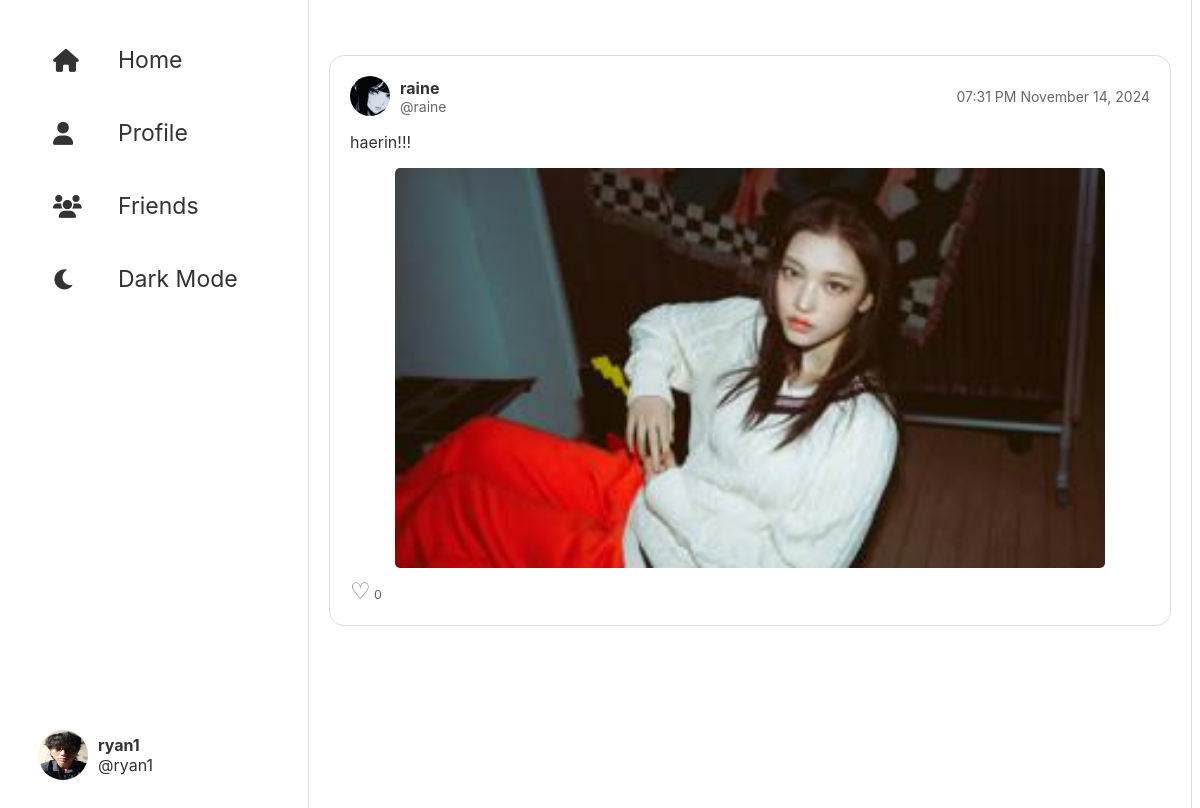
/blog/1/ (signed in), run on the app's committed database.
### blog/models.py (models this page shows, shortened)
class Profile(models.Model):
    user = models.OneToOneField(User, on_delete=models.CASCADE)
    bio = models.TextField(blank=True)
    profile_picture = models.ImageField(upload_to='profile_pics/', blank=True)

class BlogPost(models.Model):
    content = models.TextField()
    date_posted = models.DateTimeField(default=timezone.now)
    author = models.ForeignKey(settings.AUTH_USER_MODEL, on_delete=models.CASCADE)
    image = models.ImageField(upload_to='blog_images/', blank=True, null=True)

### blog/views.py (the view)
# urls.py: path('<int:id>/', views.blog_detail, name='blog_detail'),  # Blog detail
def blog_detail(request, id):
    post = get_object_or_404(BlogPost, id=id)
    context = {'post': post}
    return render(request, 'blog/blog_detail.html', context)

### blog/templates/blog/blog_detail.html (shortened to what this page needs)
{% load tz %}
<!DOCTYPE html>
<html lang="en">
<head>
    {% load static %}
    <link rel="stylesheet" href="{% static 'blog/styles.css' %}">
    <link rel="stylesheet" href="https://cdnjs.cloudflare.com/ajax/libs/font-awesome/6.0.0/css/all.min.css" />
</head>
<body>
<div class="container">
    <div class="sidebar">
        <ul class="sidebar-nav">
            <li><a href="{% url 'blog_list' %}"><i class="fas fa-home"></i> Home</a></li>
            <li><a href="{% url 'profile' %}"><i class="fas fa-user"></i> Profile</a></li>
            <li><a href="#"><i class="fas fa-users"></i> Friends</a></li>
            <li id="dark-mode-toggle">
                <a href="#"><i class="fas fa-moon"></i> Dark Mode</a>
            </li>
        </ul>
        {% if user.is_authenticated %}
            <div class="sidebar-bottom">
                {% if user.profile.profile_picture %}
                    <img src="{{ user.profile.profile_picture.url }}" alt="
    Profile Picture" class="profile-pic">
                {% endif %}
                <div class="user-info">
                    <h3>{{ user.username }}</h3>
                    <p>@{{ user.username }}</p>
                </div>
            </div>
        {% endif %}
    </div>
    <div class="main-content">
        <div id="feed-container" class="feed">
            <div class="post">
                <div class="post-header">
                    {% if post.author.profile.profile_picture %}
                    <img src="{{ post.author.profile.profile_picture.url }}" alt="Profile Picture" class="profile-pic">
                    {% endif %}
                    <div class="post-author">
                        <h3>{{ post.author.username }}</h3>
                        <p>@{{ post.author.username }}</p>
                    </div>
                    <div class="post-author post-date" style="margin-left: auto;">
                        {% timezone "Asia/Shanghai" %}
                        <p class="post-date">{{ post.date_posted|date:"h:i A F d, Y" }}</p>
                        {% endtimezone %}
                    </div>
                </div>
                <div class="post-content">
                    <p>{{ post.content }}</p>
                    {% if post.image %}
                    <img src="{{ post.image.url }}" alt="Post Image" class="post-image">
                    {% endif %}
                </div>
                <div class="post-actions">
                    <div style="justify-content: flex-start;">
                        <button class="like-button" data-post-id="{{ post.id }}" data-liked="{% if request.user in post.likes.all %}true{% else %}false{% endif %}">
                            <i class="heart-icon {% if request.user in post.likes.all %}liked{% endif %}"></i>
                            <span id="like-count-{{ post.id }}">{{ post.likes.count }}</span>
                        </button>
                    </div>
                </div>
            </div>
        </div>
    </div>
</div>
</body>
</html>

### blog/static/blog/styles.css (style rules this page uses)
body { font-family: -apple-system, BlinkMacSystemFont, 'Segoe UI', Roboto, Oxygen, Ubuntu, Cantarell, 'Open Sans', 'Helvetica Neue', sans-serif; background-color: #fff; color: #333; transition: background-color 0.3s, color 0.3s; display: flex; overflow-y: hidden; margin-bottom: 0px; margin-top: 0px; }
.container { display: flex; width: 100%; max-width: 1200px; margin: 0 auto; overflow-y: hidden; }
.sidebar { width: 250px; padding: 20px; background-color: #fff; position: fixed; top: 0; height: 100vh; display: flex; flex-direction: column; justify-content: space-between; overflow-y: auto; margin: none; }
.sidebar-nav { list-style: none; padding: none; padding-inline-start: 15px; }
.sidebar-nav li { margin-bottom: 25px; display: flex; align-items: center; list-style: none; }
.sidebar-nav a { display: flex; align-items: center; padding: 10px; text-decoration: none; color: #333; font-size: 23px; transition: padding 0.3s ease; }
.sidebar-nav a i { margin-right: 40px; width: 25px; height: 25px; top: 50%; align-content: center; }
.sidebar-bottom { display: flex; align-items: center; padding: 10px; margin-bottom: 30px; }
.sidebar-bottom .profile-pic { width: 50px; height: 50px; border-radius: 50%; margin-right: 10px; }
.sidebar-bottom .user-info h3 { margin: 0; font-size: 16px; font-weight: bold; }
.user-info p { margin-block-start: 0; margin-block-end: 0; font-size: 16px; }
.main-content { flex: 1; margin-left: 300px; padding: 20px; border-left: 1px solid #ddd; border-right: 1px solid #ddd; overflow-y: auto; height: 100vh; width: calc(100% - 250px); }
.feed { margin-top: 35px; }
.post { background-color: #fff; border: 1px solid #ddd; border-radius: 5px; padding: 20px; margin-bottom: 20px; border-radius: 15px; }
.post-header { display: flex; align-items: center; margin-bottom: 10px; }
.profile-pic { width: 40px; height: 40px; border-radius: 50%; margin-right: 10px; }
.post-author h3 { margin: 0; font-size: 16px; font-weight: bold; }
.post-author p { margin: 0; font-size: 14px; color: #666; }
.post-content { margin-bottom: 10px; }
.post-image { display: block; min-width: 300px; min-height: 400px; border-radius: 5px; margin: 0 auto; margin-top: 10px; }
.post-actions { display: flex; justify-content: space-between; align-items: center; }
.post-actions button { background: none; border: none; padding: 0; cursor: pointer; color: #666; }
.sidebar, .main-content, .right-sidebar { overflow-y: auto; scrollbar-width: none; }
.post-date { font-size: 12px; color: #8899a6; }
.like-button { background: none; border: none; cursor: pointer; padding: 0; outline: none; color: gray; }
.heart-icon { font-size: 23px; color: gray; font-style: normal; }
.heart-icon:before { content: '\2661'; }

### data on the page
BlogPost: author.profile.profile_picture (picture), author.username "raine", date_posted "07:31 PM November 14, 2024", content "haerin!!!", image (picture), likes.count "0"

### other printed values
{{ user.username }} "ryan1"
